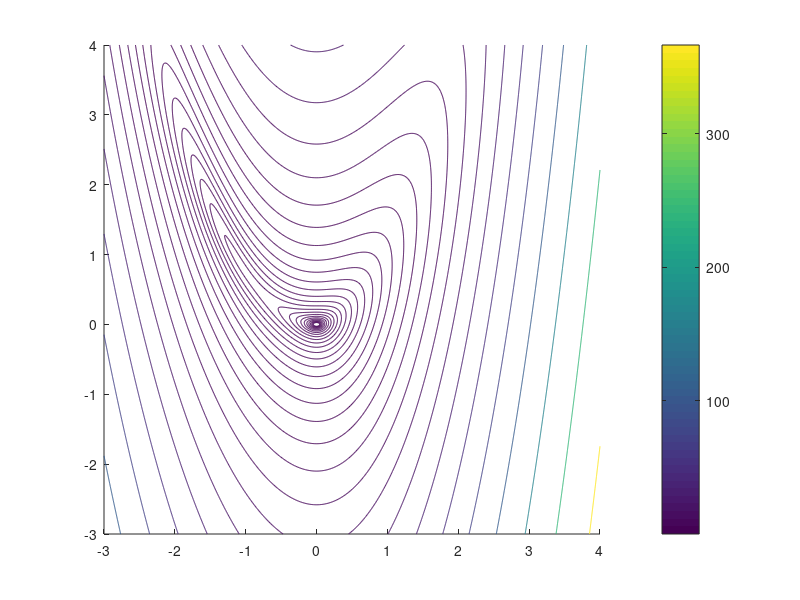

Write the MATLAB code that produced this figure. (Note: this script raises an error after producing the figure.)
%% Objective: minimize x1^4 + 2/3*x1^3 + 1/2*x1^2 - 2*x1^2*x2 + 4/3 * x2^2 (Using Gradient Descent Method)

%% Setting initial points 
x = [-3; 3];

%% Setting tolerance factor epsilon
tol_1 = 10^(-5);

%% Initialize iteration number
iter = 0;

%% Setting backtracking search parameter 
sigma = 0.5;
gamma = 0.1;

%% Draw the contour plot
a = -3:0.01:4;
[A,B] = meshgrid(a);
Z = A.^4+(2/3)*A.^3+0.5*A.^2 -2*A.^2.*B+ (4/3)*(B).^2;
figure;
hold on

contour(A,B,Z,logspace(-3,4,40));
colorbar;

%% Main Iteration
while norm(grad(x)) > tol_1
    %% Doing exact line search
    xl = x;
    xr = x - 2 * grad(x);
    phi = (3 - sqrt(5)) / 2;
    maxit = 100;
    it = 0;
    tol_2 = 10^(-6);
    while norm(xr - xl) > tol_2
        x1 = phi * xr + (1 - phi) * xl;
        x2 = phi * xl + (1 - phi) * xr;
        if  obj(x1) >  obj(x2)
            xl = x1;
        else
            xr = x2;
        end
        it = it + 1;
        if it == maxit
            break;
        end
    end
    
   xtemp = (xr + xl) / 2;
   
   %% Make some plots
    plot(x(1), x(2), '*r');
    hold on;
    plot([x(1), xtemp(1)], [x(2), xtemp(2)], '-g');
    hold on;
   
   %% Output the solution in each step
   iter = iter + 1
   x = xtemp
 
end
